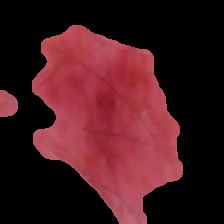
#> input picture data/preprocessed/test/benign/840.jpg, 224 x 224 px, found by its file name
$ jupyter execute --allow-errors preprocessing.ipynb   (shell and % lines are left out)
#> lines starting #> are read from the running program, lines starting #| are printed output that depends on the picture; after the words box and inside, x2 and y2 are one past the last pixel; in counts of white or black regions, pixels touching at a corner belong together
### preprocessing.py
import cv2
from util import plot_images
import numpy as np


# Convert the original image to grayscale
def clean_image(original_image, debug=False):
  kernel_size = 5  # You can adjust this parameter based on the level of noise in your image
  median_filter = cv2.medianBlur(original_image, kernel_size)
  gray_image = cv2.cvtColor(median_filter, cv2.COLOR_BGR2GRAY)

  # Kernel for the morphological filtering
  kernel = cv2.getStructuringElement(1,(17,17))

  # Perform the blackHat filtering on the grayscale image to find the  hair countours
  blackhat = cv2.morphologyEx(gray_image, cv2.MORPH_BLACKHAT, kernel)

  # intensify the hair countours in preparation for the inpainting  algorithm
  _,thresh2 = cv2.threshold(blackhat,10,255,cv2.THRESH_BINARY)

  # inpaint the original image depending on the mask
  dst = cv2.inpaint(median_filter,thresh2,1,cv2.INPAINT_TELEA)

  if debug:
    result = [original_image, median_filter, blackhat, thresh2, dst]
    label = ['Gambar Asli', 'Median Filter', 'Blackhat', 'Threshold', 'Hasil']
    plot_images(result, label, 5, 1)

  return dst

def preprocess_image(image, debug=False):
    image_removed_hair = clean_image(image)

    # Convert the image to grayscale
    gray = cv2.cvtColor(image_removed_hair, cv2.COLOR_BGR2GRAY)

    # Otsu's thresholding
    _, binary = cv2.threshold(gray, 0, 255, cv2.THRESH_BINARY + cv2.THRESH_OTSU)


    # Morphological opening to remove small objects
    kernel_opening = np.ones((5, 5), np.uint8)
    binary_opening = cv2.morphologyEx(binary, cv2.MORPH_OPEN, kernel_opening, iterations=1)

    # Smoothen the lesion border using opening and closing operations
    kernel_smoothening = cv2.getStructuringElement(cv2.MORPH_ELLIPSE, (20, 20))
    binary_smooth_opening = cv2.morphologyEx(binary_opening, cv2.MORPH_OPEN, kernel_smoothening, iterations=1)
    binary_smooth_closing = cv2.morphologyEx(binary_smooth_opening, cv2.MORPH_CLOSE, kernel_smoothening, iterations=1)

    # inverse
    inverted_binary_smooth = cv2.bitwise_not(binary_smooth_closing)

    result_image = cv2.bitwise_and(image_removed_hair, image_removed_hair, mask=inverted_binary_smooth)

    if debug:
        result = [image_removed_hair, binary, binary_opening, binary_smooth_opening, binary_smooth_closing, result_image]
        label = ['Gambar Asli', 'Otsu Treshold', 'Opening (Square)', 'Opening (Ellpise)', 'Closing (Ellpise)', 'Hasil']
        plot_images(result, label, 6, 3)

    return result_image

### util.py
import os
from matplotlib import pyplot as plt
import numpy as np
import cv2


def plot_images(images, image_names, columns=None, rows=None):
    rows = rows  or (int(np.sqrt(len(images) + 1)) )
    columns = columns or rows
    plt.figure(figsize=(columns * 4, rows * 4))

    for i, filtered_image in enumerate(images):
        # make check if i = 10 because columns will break
        plt.subplot(rows, columns, i + 1)
        plt.imshow(cv2.cvtColor(filtered_image, cv2.COLOR_BGR2RGB))
        plt.title(image_names[i])
        plt.axis("off")

    plt.tight_layout()
    plt.show()


# [22 lines left out: function read_images, not called in this run]

### preprocessing.ipynb
[cell 1]
import cv2
from util import plot_images
#> (the rest of this cell did not finish here and is left out)

[cell 2]
import cv2
import numpy as np
from preprocessing import preprocess_image

# Read the original image
image_1 = cv2.imread('./data/raw/train/malignant/840.jpg')
#> image_1 is the input picture: shape (224, 224, 3); mean B, G, R 30.8, 25.6, 68.3
image_2 = cv2.imread('./data/raw/train/malignant/768.jpg')
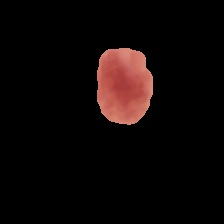
#> input picture data/preprocessed/test/benign/768.jpg, 224 x 224 px, found by its file name
#> image_2 is the input picture: shape (224, 224, 3); mean B, G, R 6.5, 7.2, 13.9
image_3 = cv2.imread('./data/raw/train/malignant/725.jpg')
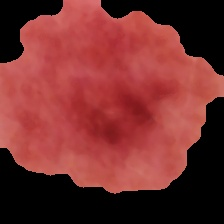
#> input picture data/preprocessed/test/benign/725.jpg, 224 x 224 px, found by its file name
#> image_3 is the input picture: shape (224, 224, 3); mean B, G, R 46.7, 48.1, 118.2
# image_3 = cv2.imread("./data/raw/test/benign/725.jpg")


result_1 = preprocess_image(image_1, debug=True)
#> in clean_image, `gray_image = cv2.cvtColor(median_filter, cv2.COLOR_BGR2GRAY)`:
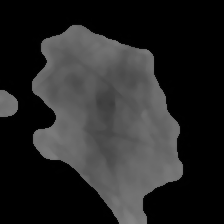
#> gray_image: shape (224, 224); min 0, max 131, mean 38.8
#> in clean_image, `_,thresh2 = cv2.threshold(blackhat,10,255,cv2.THRESH_BINARY)`:
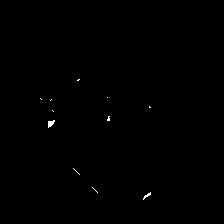
#> thresh2: shape (224, 224); 0.19% white in thin lines or dots, all inside (x1, y1, x2, y2) = (40, 79, 151, 200)
#> in preprocess_image, `_, binary = cv2.threshold(gray, 0, 255, cv2.THRESH_BINARY + cv2.THRESH..`: binary: shape (224, 224); 39.4% white; 2 white regions, box (x1, y1, x2, y2) and area: (32, 25, 183, 224) 19371, (0, 90, 18, 117) 393
#> in preprocess_image, `binary_smooth_opening = cv2.morphologyEx(binary_opening, cv2.MORPH_OPE..`: binary_smooth_opening: shape (224, 224); 39.4% white; 2 white regions, box (x1, y1, x2, y2) and area: (33, 26, 184, 224) 19381, (0, 91, 18, 118) 391
#> in preprocess_image, `binary_smooth_closing = cv2.morphologyEx(binary_smooth_opening, cv2.MO..`:
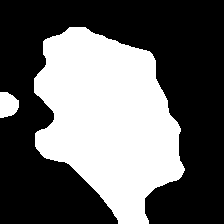
#> binary_smooth_closing: shape (224, 224); 39.5% white; 2 white regions, box (x1, y1, x2, y2) and area: (34, 27, 185, 224) 19439, (0, 92, 19, 118) 394
#> in plot_images, `rows = rows  or (int(np.sqrt(len(images) + 1)) )`: rows = 3
#> in plot_images, `columns = columns or rows`: columns = 6
#> the loop in plot_images, `for i, filtered_image in enumerate(images):` made 6 passes
result_2 = preprocess_image(image_2, debug=True)
#> call 2 of clean_image, with debug = False
#> in clean_image (call 2), `blackhat = cv2.morphologyEx(gray_image, cv2.MORPH_BLACKHAT, kernel)`:
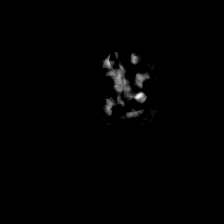
#> blackhat: shape (224, 224); min 0, max 17, mean 0.143; drawn with min black and max white
#> in clean_image (call 2), `_,thresh2 = cv2.threshold(blackhat,10,255,cv2.THRESH_BINARY)`: thresh2: shape (224, 224); 0.09% white; 4 white regions (3 under 20 px), largest, box (x1, y1, x2, y2) and area: (135, 93, 143, 99) 31
#> in preprocess_image (call 2), `_, binary = cv2.threshold(gray, 0, 255, cv2.THRESH_BINARY + cv2.THRESH..`: binary: shape (224, 224); 7.1% white; 1 white region, box (x1, y1, x2, y2) and area: (97, 48, 153, 125) 3577
#> in preprocess_image (call 2), `binary_opening = cv2.morphologyEx(binary, cv2.MORPH_OPEN, kernel_openi..`: binary_opening: shape (224, 224); 7.1% white; 1 white region, box (x1, y1, x2, y2) and area: (97, 48, 153, 124) 3573
#> in preprocess_image (call 2), `kernel_smoothening = cv2.getStructuringElement(cv2.MORPH_ELLIPSE, (20,..`: kernel_smoothening: shape (20, 20); values 0 (black) and 1 (white), 81.2% white; 4 black regions (2 under 20 px), largest, box (x1, y1, x2, y2) and area: (0, 0, 10, 7) 27, (11, 0, 20, 5) 20
#> in preprocess_image (call 2), `binary_smooth_opening = cv2.morphologyEx(binary_opening, cv2.MORPH_OPE..`: binary_smooth_opening: shape (224, 224); 7.1% white; 1 white region, box (x1, y1, x2, y2) and area: (98, 49, 154, 125) 3553
#> in preprocess_image (call 2), `binary_smooth_closing = cv2.morphologyEx(binary_smooth_opening, cv2.MO..`: binary_smooth_closing: shape (224, 224); 7% white; 1 white region, box (x1, y1, x2, y2) and area: (99, 50, 155, 125) 3516
#> call 2 of plot_images, with columns = 6, rows = 3
#> the loop in plot_images (call 2), `for i, filtered_image in enumerate(images):` made 6 passes
#> in plot_images (call 2), `plt.show()`:
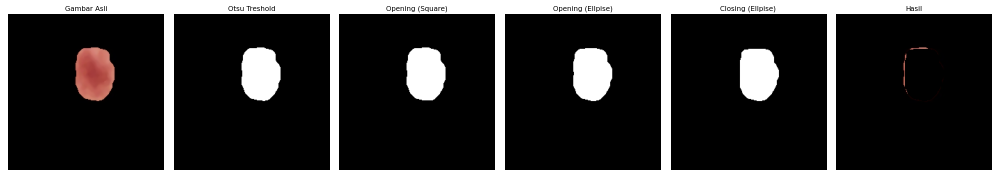
#> figure drawn by matplotlib, 6 panels
result_3 = preprocess_image(image_3, debug=True)
#> call 3 of preprocess_image, with debug = True
#> call 3 of clean_image, with debug = False
#> in clean_image (call 3), `gray_image = cv2.cvtColor(median_filter, cv2.COLOR_BGR2GRAY)`:
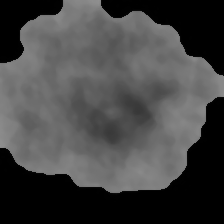
#> gray_image: shape (224, 224); min 0, max 144, mean 68.8
#> in clean_image (call 3), `_,thresh2 = cv2.threshold(blackhat,10,255,cv2.THRESH_BINARY)`: thresh2: shape (224, 224); 0.57% white in thin lines or dots, all inside (x1, y1, x2, y2) = (5, 7, 220, 178)
#> in preprocess_image (call 3), `_, binary = cv2.threshold(gray, 0, 255, cv2.THRESH_BINARY + cv2.THRESH..`: binary: shape (224, 224); 63.8% white; 3 black regions, box (x1, y1, x2, y2) and area: (0, 97, 224, 224) 12090, (101, 0, 224, 76) 4099, (0, 0, 63, 63) 1988
#> in preprocess_image (call 3), `binary_smooth_opening = cv2.morphologyEx(binary_opening, cv2.MORPH_OPE..`: binary_smooth_opening: shape (224, 224); 63.9% white; 3 black regions, box (x1, y1, x2, y2) and area: (0, 98, 224, 224) 11985, (102, 0, 224, 76) 4114, (0, 0, 64, 64) 2024
#> in preprocess_image (call 3), `binary_smooth_closing = cv2.morphologyEx(binary_smooth_opening, cv2.MO..`:
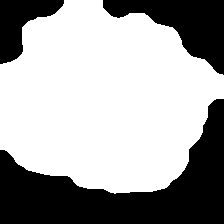
#> binary_smooth_closing: shape (224, 224); 64.1% white; 3 black regions, box (x1, y1, x2, y2) and area: (0, 99, 224, 224) 11863, (103, 0, 224, 75) 4095, (0, 0, 64, 64) 2036
#> call 3 of plot_images, with columns = 6, rows = 3
#> the loop in plot_images (call 3), `for i, filtered_image in enumerate(images):` made 6 passes
#> in plot_images (call 3), `plt.show()`:
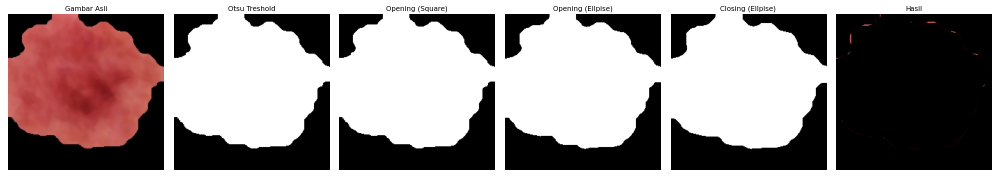
#> figure drawn by matplotlib, 6 panels
